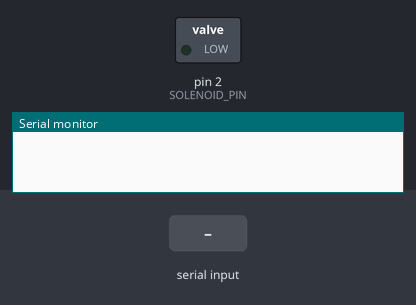
This sketch was run on a simulated Arduino Uno, built with avr-gcc and run on an emulated ATmega328P. Parts: switched loads named in the sketch (green lamp = pin HIGH), the last lines printed to the serial monitor. The inputs (shaded band) are chosen by the test bench.

Above: at 1.2 s.
1.3 s: "1" received over Serial
At 2.5 s:
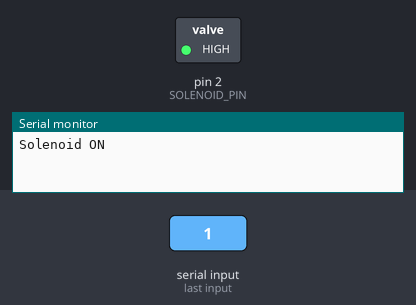
2.8 s: "0" received over Serial
At 3.9 s:
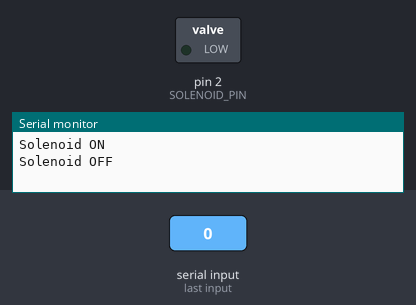
Timing chart, 0 to 5.8 s (numbered marks = the images above; inputs shaded):
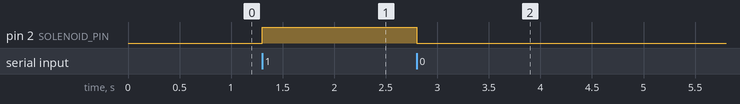

Measured:
- after the input at 1.3 s, pin 2 (SOLENOID_PIN): LOW → HIGH at once
- after the input at 2.8 s, pin 2 (SOLENOID_PIN): HIGH → LOW at once

The sketch:

arudino.ino
```cpp
// Arduino sketch (save as arduino/solenoid_control.ino)
const int SOLENOID_PIN = 2;  // Pin 2 for power

void setup() {
  Serial.begin(9600);
  pinMode(SOLENOID_PIN, OUTPUT);
  digitalWrite(SOLENOID_PIN, LOW);  // Start with solenoid off
}

void loop() {
  if (Serial.available() > 0) {
    char command = Serial.read();

    if (command == '1') {
      digitalWrite(SOLENOID_PIN, HIGH);  // Turn on pin 2
      Serial.println("Solenoid ON");
    }
    else if (command == '0') {
      digitalWrite(SOLENOID_PIN, LOW);   // Turn off pin 2
      Serial.println("Solenoid OFF");
    }
  }
}
```
